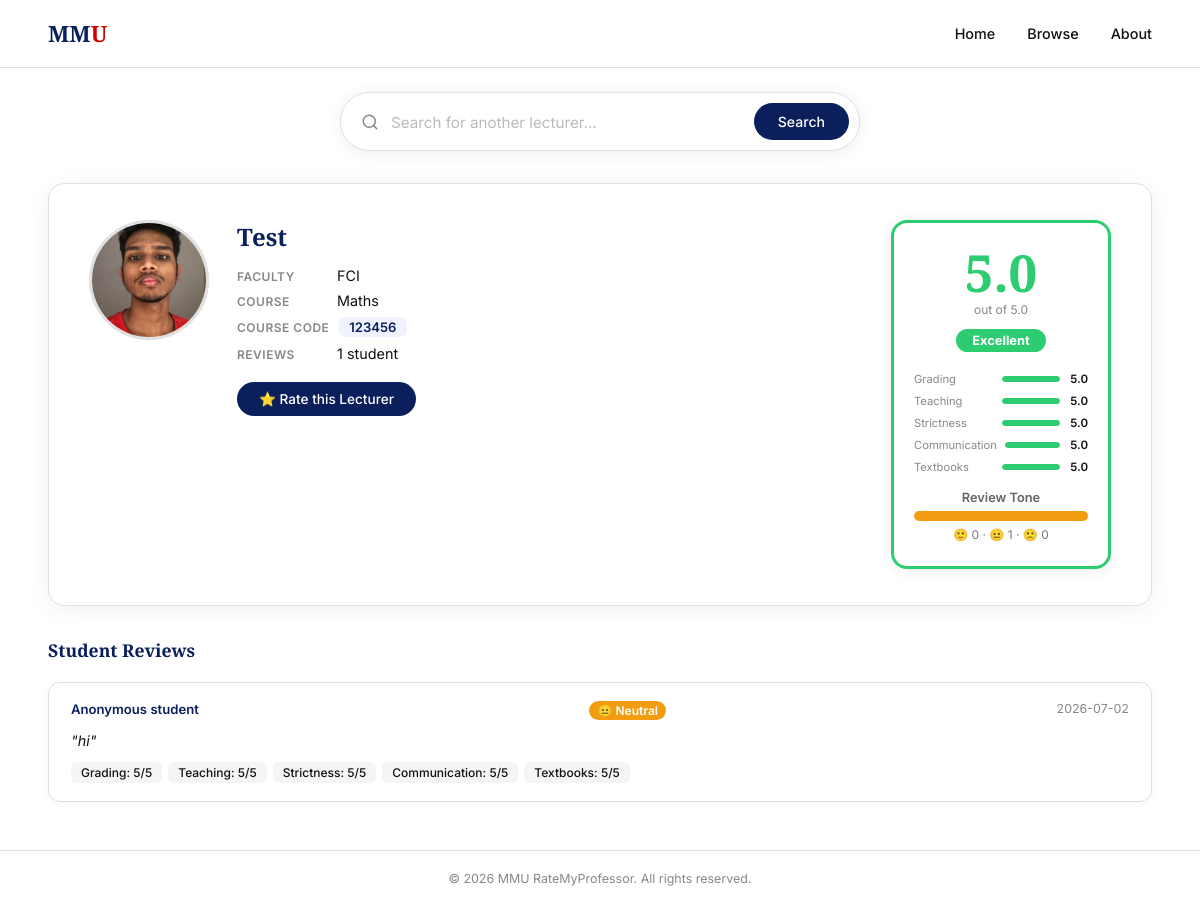
/lecturer/1, run on the app's committed database.
### tables this page shows
CREATE TABLE lecturers (
            id         INTEGER PRIMARY KEY AUTOINCREMENT,
            name       TEXT NOT NULL,
            faculty_id INTEGER NOT NULL,
            image      TEXT,
            FOREIGN KEY (faculty_id) REFERENCES faculties(id)
        );

CREATE TABLE ratings (
            id            INTEGER PRIMARY KEY AUTOINCREMENT,
            lecturer_id   INTEGER NOT NULL,
            student_id    TEXT NOT NULL,
            comment       TEXT,
            submitted_at  DATETIME DEFAULT CURRENT_TIMESTAMP,
            FOREIGN KEY (lecturer_id) REFERENCES lecturers(id)
        );

### app.py (the view)
@app.route("/lecturer/<int:lecturer_id>")
def profile_page(lecturer_id):
    lecturer = get_one_lecturer(lecturer_id)
    if lecturer is None:
        return "Lecturer not found", 404
    conn = connect_db()
    reviews = conn.execute("""
        SELECT
            r.id, r.student_id, r.comment, r.submitted_at,
            MAX(CASE WHEN rc.name = 'grading'       THEN rs.score END) AS grading,
            MAX(CASE WHEN rc.name = 'teaching'      THEN rs.score END) AS teaching,
            MAX(CASE WHEN rc.name = 'strictness'    THEN rs.score END) AS strictness,
            MAX(CASE WHEN rc.name = 'communication' THEN rs.score END) AS communication,
            MAX(CASE WHEN rc.name = 'textbooks'     THEN rs.score END) AS textbooks,
            ra.sentiment,
            ra.sentiment_score
        FROM ratings r
        LEFT JOIN rating_scores     rs ON r.id        = rs.rating_id
        LEFT JOIN rating_categories rc ON rs.category_id = rc.id
        LEFT JOIN rating_analysis   ra ON r.id        = ra.rating_id
        WHERE r.lecturer_id = ?
        GROUP BY r.id
        ORDER BY r.submitted_at DESC
    """, (lecturer_id,)).fetchall()
    conn.close()
    return render_template("profile.html", lecturer=lecturer, reviews=reviews)

### app.py (called while the page is built)
def connect_db():
    conn = sqlite3.connect(DB_FILE)
    conn.row_factory = sqlite3.Row
    return conn

### templates/profile.html (shortened to what this page needs)
<!DOCTYPE html>
<html lang="en">
<head>
  <link rel="stylesheet" href="/static/styles.css" />
</head>
<body>
  <header class="navbar">
    <div class="nav-logo">
      <a href="/" style="text-decoration:none;"><span class="mm">MM</span><span class="u">U</span></a>
    </div>
    <nav class="nav-links">
      <a href="/">Home</a>
      <a href="#">Browse</a>
      <a href="#">About</a>
    </nav>
  </header>
  <div class="profile-search-row">
    <div class="search-bar profile-search-bar" id="profile-search-bar">
      <svg class="search-icon" xmlns="http://www.w3.org/2000/svg" viewBox="0 0 24 24" fill="none"
        stroke="currentColor" stroke-width="2" stroke-linecap="round" stroke-linejoin="round">
        <circle cx="11" cy="11" r="8" /><line x1="21" y1="21" x2="16.65" y2="16.65" />
      </svg>
      <div class="autocomplete-wrapper">
        <input type="text" id="ps-input" placeholder="Search for another lecturer..." autocomplete="off" />
      </div>
      <button class="search-btn" onclick="psSearch()">Search</button>
    </div>
  </div>
  <main class="profile-main">
    <div class="profile-card">
      <div class="profile-left">
        <div class="profile-photo-wrap">
          {% if lecturer.image %}
            <img src="/static/uploads/{{ lecturer.image }}" alt="{{ lecturer.name }}" class="profile-photo" />
          {% else %}
            <div class="profile-photo-placeholder">👤</div>
          {% endif %}
        </div>
        <div class="profile-info">
          <h1 class="profile-name">{{ lecturer.name }}</h1>
          <div class="profile-meta">
            {% if lecturer.faculty %}
            <div class="meta-row">
              <span class="meta-label">Faculty</span>
              <span class="meta-value">{{ lecturer.faculty }}</span>
            </div>
            {% endif %}
            {% if lecturer.course %}
            <div class="meta-row">
              <span class="meta-label">Course</span>
              <span class="meta-value">{{ lecturer.course }}</span>
            </div>
            {% endif %}
            {% if lecturer.course_code %}
            <div class="meta-row">
              <span class="meta-label">Course Code</span>
              <span class="meta-value code-badge">{{ lecturer.course_code }}</span>
            </div>
            {% endif %}
            <div class="meta-row">
              <span class="meta-label">Reviews</span>
              <span class="meta-value">{{ lecturer.review_count }} student{{ "s" if lecturer.review_count != 1 }}</span>
            </div>
          </div>
          <a href="/rate/{{ lecturer.id }}" class="rate-btn">⭐ Rate this Lecturer</a>
        </div>
      </div>
      <div class="profile-right">
        {% set score = lecturer.overall %}
        {% if score %}
          {% if score >= 4.0 %}
            {% set color = "#2ecc71" %}
            {% set label = "Excellent" %}
          {% elif score >= 3.0 %}
            {% set color = "#27ae60" %}
            {% set label = "Good" %}
          {% elif score >= 2.0 %}
            {% set color = "#f39c12" %}
            {% set label = "Average" %}
          {% else %}
            {% set color = "#e74c3c" %}
            {% set label = "Poor" %}
          {% endif %}
        {% else %}
          {% set color = "#cccccc" %}
          {% set label = "No ratings yet" %}
        {% endif %}
        <div class="rating-box" style="border-color: {{ color }};">
          <div class="rating-score" style="color: {{ color }};">
            {{ score if score else "—" }}
          </div>
          <div class="rating-out-of">out of 5.0</div>
          <div class="rating-label" style="background: {{ color }};">{{ label }}</div>
          <div class="rating-breakdown">
            {% for cat, val in [
              ("Grading",       lecturer.avg_grading),
              ("Teaching",      lecturer.avg_teaching),
              ("Strictness",    lecturer.avg_strictness),
              ("Communication", lecturer.avg_communication),
              ("Textbooks",     lecturer.avg_textbooks)
            ] %}
            <div class="breakdown-row">
              <span class="breakdown-label">{{ cat }}</span>
              <div class="breakdown-bar-wrap">
                <div class="breakdown-bar" style="width: {{ ((val or 0) / 5 * 100)|round }}%; background: {{ color }};"></div>
              </div>
              <span class="breakdown-val">{{ val if val else "—" }}</span>
            </div>
            {% endfor %}
          </div>
           {% set total_sent = (lecturer.positive_count or 0) + (lecturer.negative_count or 0) + (lecturer.neutral_count or 0) %}
          {% if total_sent > 0 %}
          <div class="sentiment-summary">
            <span class="sentiment-summary-label">Review Tone</span>
            <div class="sentiment-bar-wrap">
              {% if lecturer.neutral_count %}
              <div class="sentiment-bar sentiment-neutral" style="width: {{ (lecturer.neutral_count / total_sent * 100)|round }}%;" title="{{ lecturer.neutral_count }} neutral"></div>
              {% endif %}
            </div>
            <div class="sentiment-summary-legend">
              🙂 {{ lecturer.positive_count or 0 }} · 😐 {{ lecturer.neutral_count or 0 }} · 🙁 {{ lecturer.negative_count or 0 }}
            </div>
          </div>
          {% endif %}
        </div>
      </div>
    </div>
    {% if reviews %}
    <div class="reviews-section">
      <h2 class="reviews-title">Student Reviews</h2>
      {% for r in reviews %}
      <div class="review-card">
  <div class="review-header">
    <span class="review-id">Anonymous student</span>
    {% if r.sentiment %}
      {% if r.sentiment == "Positive" %}
        {% set s_color = "#2ecc71" %}
        {% set s_icon = "🙂" %}
      {% elif r.sentiment == "Negative" %}
        {% set s_color = "#e74c3c" %}
        {% set s_icon = "🙁" %}
      {% else %}
        {% set s_color = "#f39c12" %}
        {% set s_icon = "😐" %}
      {% endif %}
      <span class="sentiment-badge" style="background: {{ s_color }};">{{ s_icon }} {{ r.sentiment }}</span>
    {% endif %}
    <span class="review-date">{{ r.submitted_at[:10] }}</span>
  </div>
  {% if r.comment %}
  <p class="review-comment">"{{ r.comment }}"</p>
  {% endif %}
  <div class="review-scores">
    {% for label, val in [("Grading", r.grading), ("Teaching", r.teaching),
      ("Strictness", r.strictness), ("Communication", r.communication), ("Textbooks", r.textbooks)] %}
    <span class="score-chip">{{ label }}: {{ val }}/5</span>
    {% endfor %}
  </div>
</div>
      {% endfor %}
    </div>
    {% endif %}
  </main>
  <footer class="footer">
    <p>&copy; 2026 MMU RateMyProfessor. All rights reserved.</p>
  </footer>
</body>
</html>

### data on the page
lecturers: image (picture), name "Test"
ratings: s_icon "😐", sentiment "Neutral", submitted_at "2026-07-02", comment "hi", label "Grading" "Teaching" "Strictness" "Communication" "Textbooks", val "5" "5" "5" "5" "5"

### other printed values
{{ lecturer.faculty }} "FCI"
{{ lecturer.course }} "Maths"
{{ lecturer.course_code }} "123456"
{{ lecturer.review_count }} "1"
{{ score if score else "—" }} "5.0"
{{ label }} "Excellent"
{{ cat }} "Grading" "Teaching" "Strictness" "Communication" "Textbooks"
{{ val if val else "—" }} "5.0" "5.0" "5.0" "5.0" "5.0"
{{ lecturer.positive_count or 0 }} "0"
{{ lecturer.neutral_count or 0 }} "1"
{{ lecturer.negative_count or 0 }} "0"
